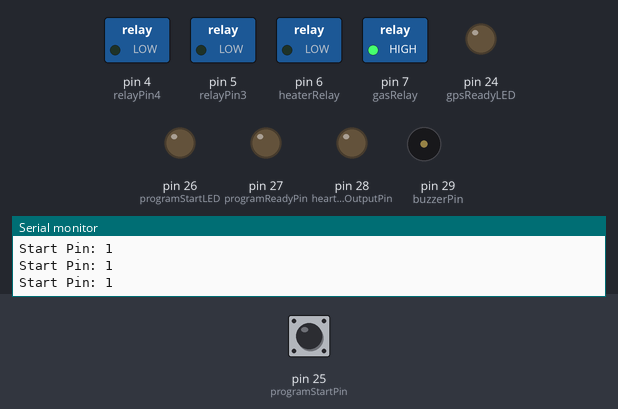
The sketch below on a simulated Arduino Mega 2560, built with avr-gcc and run on an emulated ATmega2560. Parts: switched loads named in the sketch (green lamp = pin HIGH), output pins drawn as LEDs (lit = HIGH), buzzer (waves = sounding, pin HIGH), the last lines printed to the serial monitor. The inputs (shaded band) are chosen by the test bench; at power-on: pin 25 (programStartPin) HIGH.

Above: at 2.5 s.
At 7.5 s:
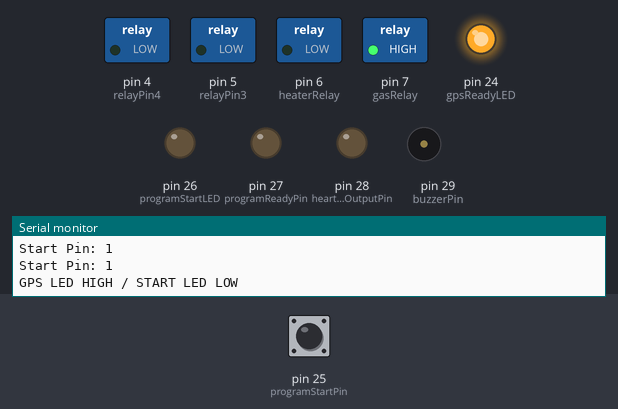
At 12.5 s:
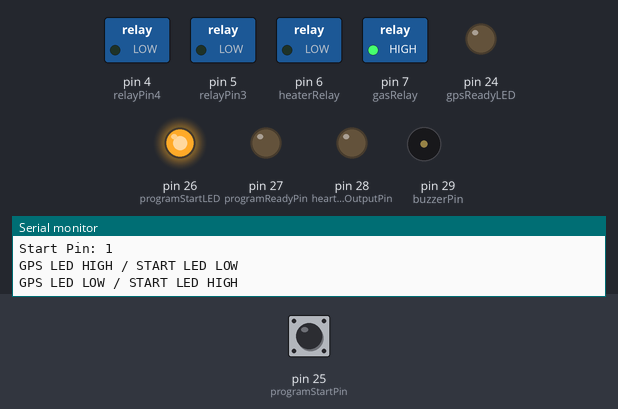
Timing chart, 0 to 19.5 s (numbered marks = the images above):
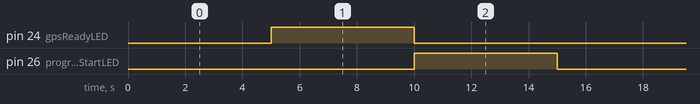

Measured:
- by itself, pin 24 (gpsReadyLED), pin 26 (programStartLED): alternates HIGH for 5.0 s and LOW for 10.0 s
- by itself, everything shown: repeats every 15.0 s, in 3 steps

The sketch:

pin_testing.ino
```cpp
const int gasRelay = 7;  // Gas sensors
const int heaterRelay = 6;  // Internal payload heater
const int relayPin3 = 5;
const int relayPin4 = 4;
const int smsPowerPin = 22;
const int gpsPpsPin = 23;
const int gpsReadyLED = 24;
const int programStartPin = 25;
const int programStartLED = 26;
const int programReadyPin = 27;
const int heartbeatOutputPin = 28;
const int buzzerPin = 29;

void setup() {
  pinMode(gasRelay, OUTPUT); digitalWrite(gasRelay, HIGH);  // Gas sensors
  pinMode(heaterRelay, OUTPUT); digitalWrite(heaterRelay, LOW); // Payload heater
  pinMode(relayPin3, OUTPUT); digitalWrite(relayPin3, LOW);
  pinMode(relayPin4, OUTPUT); digitalWrite(relayPin4, LOW);
  pinMode(smsPowerPin, OUTPUT); digitalWrite(smsPowerPin, LOW);
  pinMode(gpsReadyLED, OUTPUT); digitalWrite(gpsReadyLED, LOW);
  pinMode(programStartLED, OUTPUT); digitalWrite(programStartLED, LOW);
  pinMode(programReadyPin, OUTPUT); digitalWrite(programReadyPin, LOW);
  pinMode(heartbeatOutputPin, OUTPUT); digitalWrite(heartbeatOutputPin, LOW);
  pinMode(buzzerPin, OUTPUT); digitalWrite(buzzerPin, LOW);
  pinMode(gpsPpsPin, INPUT_PULLUP);
  pinMode(programStartPin, INPUT_PULLUP);

  Serial.begin(9600);
}

void loop() {
  digitalWrite(gpsReadyLED, LOW); digitalWrite(programStartLED, LOW);
  for (unsigned long startTime = millis(); (millis() - startTime) < 5000; ) {
    bool startPinVal = digitalRead(programStartPin);
    Serial.print("Start Pin: "); Serial.println(startPinVal);
    delay(500);
  }
  Serial.println("GPS LED HIGH / START LED LOW");
  digitalWrite(gpsReadyLED, HIGH);
  delay(5000);
  Serial.println("GPS LED LOW / START LED HIGH");
  digitalWrite(gpsReadyLED, LOW); digitalWrite(programStartLED, HIGH);
  delay(5000);
}
```
